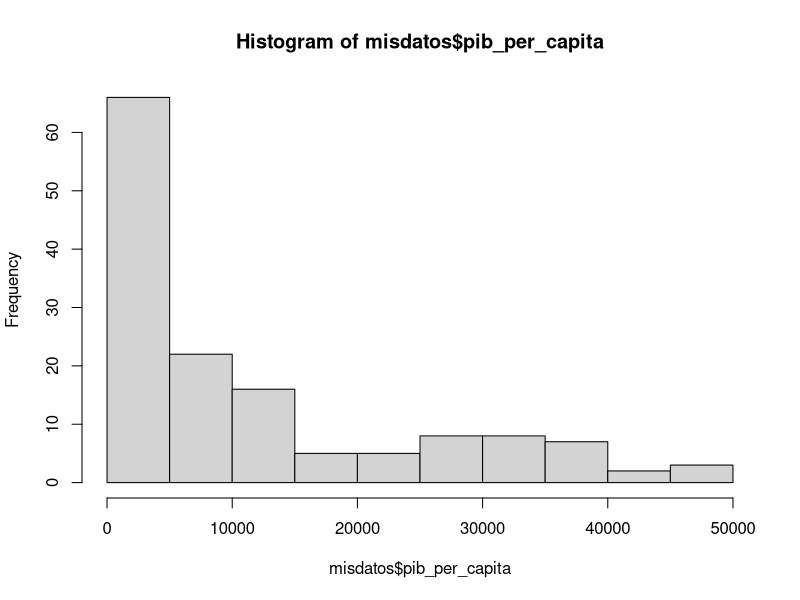
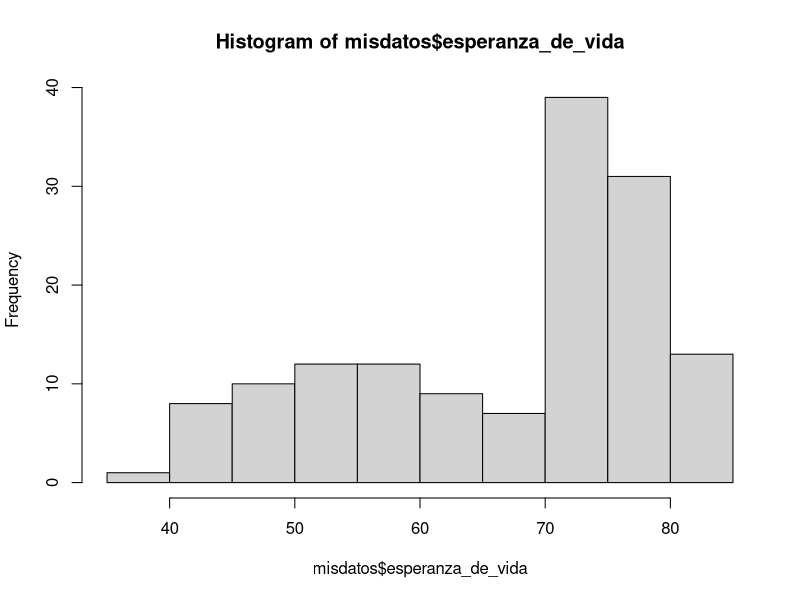
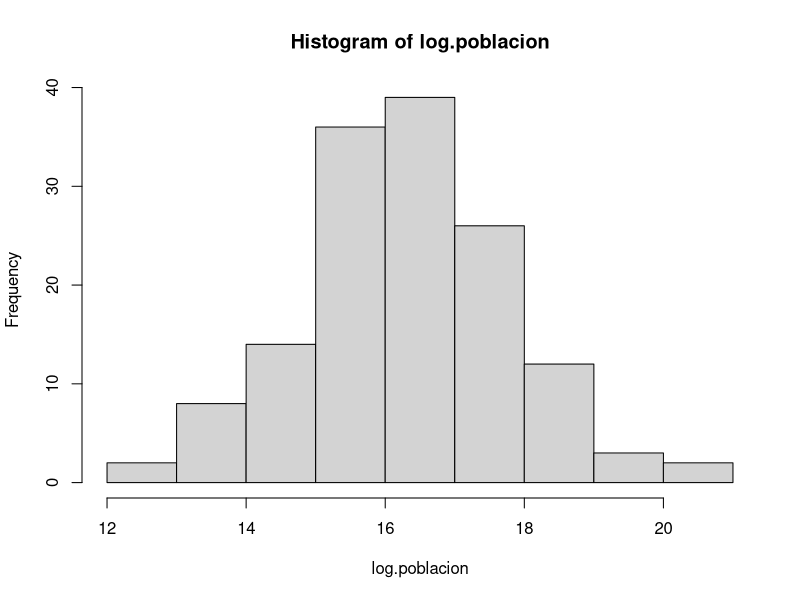

Generate these figures, in order, with R:
# nombre del archivo a mandar por correo:
# nombre_apellido_inferencia_profesor.R
# ejemplo:
# juan_perez_inferencia_beltran.R

# No olvide ejecutar las líneas 6 y 11 antes de empezar el resto del trabajo
library(readxl)
library()
# 1. Use la función read_excel para cargar los datos que se encuentran en el archivo excel 

misdatos <- read_excel("datos_e.xlsx")



# 2. Para las variables "pib_per_capita" y "esperanza_de_vida" compute lo siguiente
# 2.1 la media cada una (4 pts)
# 2.2 la desviación estandar de cada una (4 pts)
# 2.3 la cantidad de observaciones (n) de cada una (4 pts)

#Desarrollo 2.1
mean(misdatos$pib_per_capita)
mean(misdatos$esperanza_de_vida)

sd(misdatos$pib_per_capita)
sd(misdatos$esperanza_de_vida)

length(misdatos$pib_per_capita)
length(misdatos$esperanza_de_vida)

# 3. Grafique los histogramas de estas tres variables:
# "pib_per_capita" (2 pto), "esperanza_de_vida" (2 pto) y el logaritmo natural de la variable "población" (4 pts).
# Puede usar cualquier función y paquete de R que grafique histogramas
log.poblacion <- log(misdatos$poblacion)
hist(misdatos$pib_per_capita)
hist(misdatos$esperanza_de_vida)
hist(log.poblacion)
